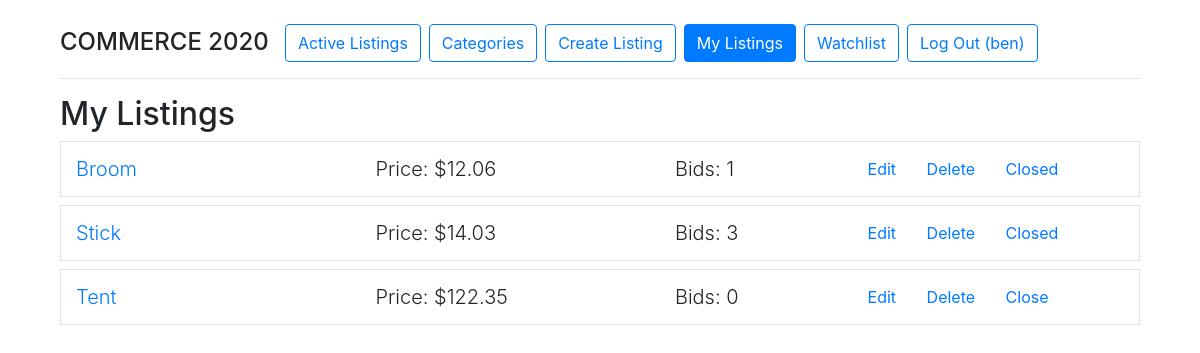
The app's page /my_listings (signed in), older data.
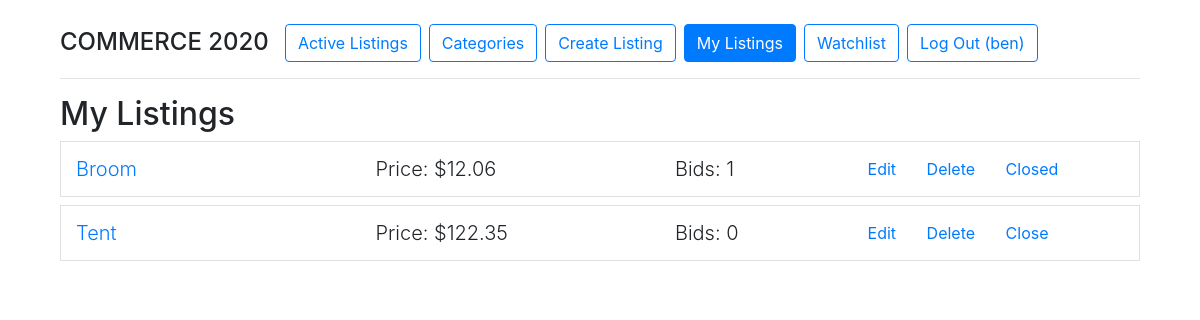
The same page, newer data.
### auctions/models.py (models this page shows, shortened)
class Listing(models.Model):
    title = models.CharField(max_length=64, unique=True)
    description = models.CharField(max_length=512)
    imgurl = models.CharField(max_length=128)
    start_price = models.DecimalField(max_digits=12, decimal_places=2)
    closed = models.BooleanField(default=False, editable=False)
    bids = models.ManyToManyField('Bid', blank=True, related_name='listing_bids')
    user = models.ForeignKey(User, on_delete=models.CASCADE, null=True)
    category = models.ForeignKey(Category, on_delete=models.CASCADE)

class Bid(models.Model):
    user = models.ForeignKey(User, on_delete=models.CASCADE)
    bid_price = models.DecimalField(max_digits=12, decimal_places=2)

### auctions/views.py (the view)
# urls.py: path("my_listings", views.my_listings, name="my_listings"),
@login_required
def my_listings (request):
    template = "auctions/my_listings.html"
    try:
        my_listings = Listing.objects.filter(user=request.user)
    except:
        my_listings = None
    context = {
        'my_listings': my_listings
    }
    return render(request, template, context)

### auctions/context_processors.py (called while the page is built)
def get_current_year_to_context(request):
    current_datetime = datetime.datetime.now()
    return {
        'current_year': current_datetime.year
    }

def get_listings_count_to_context(request):
    return {
        "listings_count": Listing.objects.all().count()
    }

### auctions/templates/auctions/my_listings.html (shortened to what this page needs)
{% extends 'auctions/layout.html' %}
{% block body %}
    <h2>My Listings</h2>
    {% for listing in my_listings %}
        <div class="container ml-0 border mb-2 py-2">
            <div class="row">
                <div class="col align-self-center">
                    <a class='lead' href="{% url 'auctions:listings' listing.id %}">{{ listing.title }}</a>
                </div>
                <div class="col align-self-center">
                    {% if listing.bids.last %}
                    <p class="d-inline lead">Price:</p><p class="d-inline lead"> ${{ listing.bids.last.bid_price }} </p>
                    {% else %}
                    <p class="d-inline lead">Price:</p><p class="d-inline lead"> ${{ listing.start_price }} </p>
                    {% endif %}
                </div>
                <div class="col-2 align-self-center">
                    <p class="d-inline lead">Bids: {{ listing.bids.count }}</p>
                </div>
                <div class="col align-self-center">
                    <a class="btn btn-link" href="{% url 'auctions:edit_listing' listing.id %}">Edit</a>
                    <a class="btn btn-link" href="{% url 'auctions:delete_listing' listing.id %}">Delete</a>
                    {% if listing.closed %}
                    <p class="btn btn-link d-inline inactive">Closed</p>
                    {% else %}
                    <a class="btn btn-link" href="{% url 'auctions:close_listing' listing.id %}">Close</a>
                    {% endif %}
                </div>
            </div>
        </div>
    {% endfor %}
{% endblock %}

Row changes from the older to the newer data that the page shows:
removed Listing: title "Stick", bids.last.bid_price "14.03", bids.count "3", closed "Closed"
